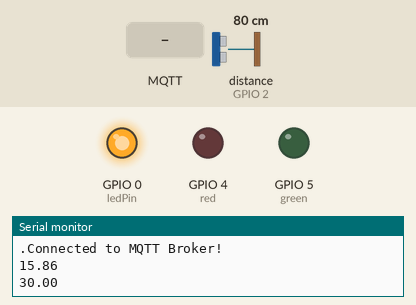
A sketch run on a simulated ESP8266 (NodeMCU). Shown: output pins drawn as LEDs (lit = HIGH), the last lines printed to the serial monitor. Wiring (inferred from the names in the program): ultrasonic range finder: trigger GPIO 16; echo GPIO 2. The inputs (shaded band) are chosen by the test bench; at power-on: distance to the obstacle (sensor on GPIO 2) 80 cm. The echo pulse lasts 58.3 µs per cm; WiFi joins after 1.5 s; servers stay silent unless stated; no MQTT or app messages arrive unless stated; pins used as bus, display or sensor lines are not drawn.

Above: at 1.7 s.
1.8 s: MQTT message "0" arrives on the first subscribed topic
At 3.5 s:
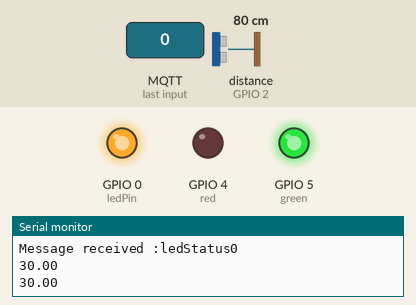
3.8 s: MQTT message "1" arrives on the first subscribed topic
At 4.5 s:
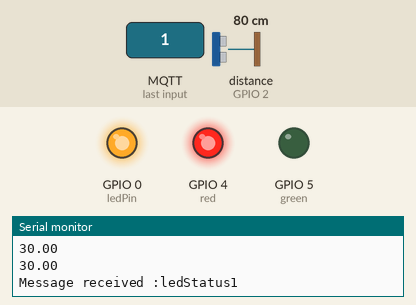
Timing chart, 0 to 6.8 s (numbered marks = the images above; inputs shaded):
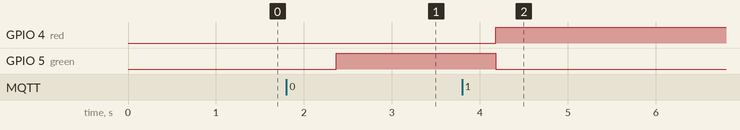

The sketch:

mqttESP8266.ino
```cpp
#include <ESP8266WiFi.h> // wifi library
#include <PubSubClient.h> // mqtt library

#define ECHO_PIN 2
#define TRIG_PIN 16
#define BUFF_LENGTH 5
#define TIME_BETWEEN_READS 100

float buff[BUFF_LENGTH];
int next = -1;

const int ledPin = 0;
const int red = 4; //13
const int green = 5; //14

// WiFi
const char* ssid = "xxx";
const char* wifi_password = "xxx";

// MQTT
const char* mqtt_server = "xxx"; //MQTT Broker IP Address, RPI IP
const char* topic = "esp/ultrasonic"; //topic
const char* mqtt_username = "mushroom";
const char* mqtt_password = "1234";
const char* clientID = "ESP8266 Micro"; //name of our client

//Creating wifi variables
WiFiClient wifiClient;
PubSubClient client(mqtt_server, 1883, wifiClient); // initialize our client

void callback(char* topic, byte* payload, unsigned int length) {
 Serial.print("Message received :");
 Serial.print(topic);
 for (int i=0;i<length;i++) { //goes through entire message received and checks for 0 or 1
  char receivedChar = (char)payload[i];
  Serial.print(receivedChar);
  if (receivedChar == '0'){
  digitalWrite(green, HIGH);
  digitalWrite(red, LOW);
  }
  if (receivedChar == '1'){
   digitalWrite(red, HIGH); //contrlling LED through mqtt
   digitalWrite(green, LOW);
  }
  }
  Serial.println();
}
bool Connect() {//function to subscribe to topic of ledstatus
  if (client.connect(clientID)) { //(clientID, mqtt_username, mqtt_password)
      Serial.println("Connected to MQTT Broker!");
      client.subscribe("ledStatus");
      return true;
    }
    else {
      Serial.println("Connection to MQTT Broker failed");
      return false;
  }
}
void setup() {
  pinMode(ledPin, OUTPUT); //onboard led
  pinMode(green, OUTPUT); //onboard led
  pinMode(red, OUTPUT); //onboard led
  pinMode(TRIG_PIN, OUTPUT); //ultrasonic trig pin
  pinMode(ECHO_PIN, INPUT); //ultrasonic echo pin
  client.setCallback(callback);

  digitalWrite(ledPin, HIGH);//set led high at start

  Serial.begin(115200);  // Begin Serial on 115200

  WiFi.begin(ssid, wifi_password);// Connect to the WiFi

  if (WiFi.status() != WL_CONNECTED) {//whi
    delay(500);
    Serial.print(".");
  }

}

void loop() {
  if (!client.connected()) { //retry connecting
    Connect();
  }

  //loop is for receiving messages
  client.loop(); //allows client to be connected to broker, returns false if disconnect
  delay(500);
  //ultrasonic function calls
  float distance = readDistance(); //read distance function call
  next = (next >= BUFF_LENGTH || next < 0) ? 0 : (next + 1);
  buff[next] = distance;
  float avg = getAverage(&buff[0], BUFF_LENGTH, 30.0f);
  Serial.println(avg); //getAverage call
  String avgDist = "";
  avgDist = avgDist + avg;
  client.publish("esp/ultrasonic", avgDist.c_str());
  float current_millis = millis();
  while(millis() - current_millis < TIME_BETWEEN_READS)
  { }

}
float getAverage(float *buff, int len, float clamp)
{
  float sum = 0;

  for(int i = 0; i < len; i++)
  sum += buff[i];

  float ret = sum / len;
  return (ret > clamp) ? clamp : ret;
}

float readDistance()
{
  long duration;
  long current_micros = micros();

  digitalWrite(TRIG_PIN, HIGH);

  while(micros() - current_micros < 10)
  { }

  digitalWrite(TRIG_PIN, LOW);

  duration = pulseIn(ECHO_PIN, HIGH);
  return duration * 0.034f / 2.0f; // count half distance
}
```

Measured:
- after the input at 1.8 s, GPIO 5 (green): LOW → HIGH after 0.57 s
- after the input at 3.8 s, GPIO 4 (red): LOW → HIGH after 0.38 s; GPIO 5 (green): HIGH → LOW after 0.38 s
